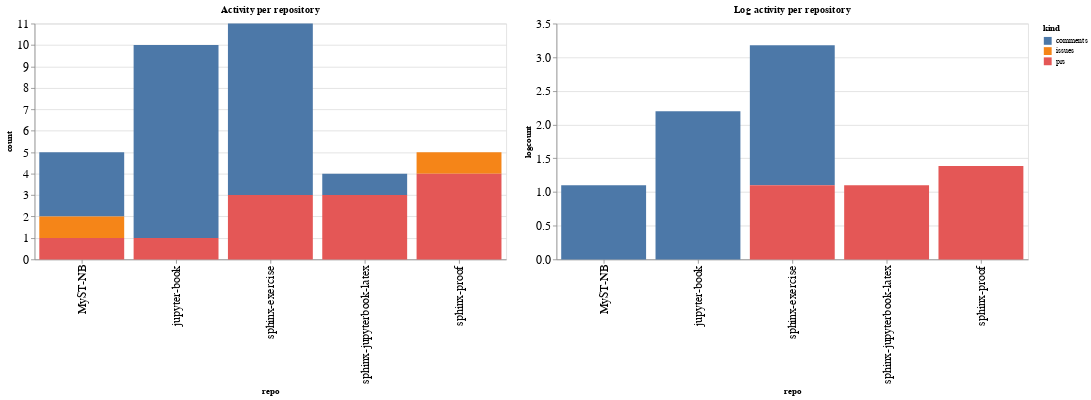

This figure's notebook cell:
### Code cell
ch1 = alt.Chart(repo_summaries, width=600, title="Activity per repository").mark_bar().encode(
    x='repo',
    y='count',
    color='kind',
    tooltip="kind"
)

ch2 = alt.Chart(repo_summaries, width=600, title="Log activity per repository").mark_bar().encode(
    x='repo',
    y='logcount',
    color='kind',
    tooltip="kind"
)

ch1 | ch2

### Figure 1 — Vega-Lite specification as saved in the notebook (floating-point values rounded to 4 significant figures)
{"config": {"axisLeft": {"labelFontSize": 15}, "axisBottom": {"labelFontSize": 15}}, "hconcat": [{"mark": "bar", "encoding": {"color": {"type": "nominal", "field": "kind"}, "tooltip": {"type": "nominal", "field": "kind"}, "x": {"type": "nominal", "field": "repo"}, "y": {"type": "quantitative", "field": "count"}}, "title": "Activity per repository", "width": 600}, {"mark": "bar", "encoding": {"color": {"type": "nominal", "field": "kind"}, "tooltip": {"type": "nominal", "field": "kind"}, "x": {"type": "nominal", "field": "repo"}, "y": {"type": "quantitative", "field": "logcount"}}, "title": "Log activity per repository", "width": 600}], "data": {"name": "data-5754af8bc399c73c27a34d79d152fd92"}, "$schema": "https://vega.github.io/schema/vega-lite/v4.8.1.json", "datasets": {"data-5754af8bc399c73c27a34d79d152fd92": [{"repo": "MyST-NB", "kind": "comments", "count": 3, "logcount": 1.099}, {"repo": "MyST-NB", "kind": "issues", "count": 1, "logcount": 0.0}, {"repo": "MyST-NB", "kind": "prs", "count": 1, "logcount": 0.0}, {"repo": "jupyter-book", "kind": "comments", "count": 9, "logcount": 2.197}, {"repo": "jupyter-book", "kind": "prs", "count": 1, "logcount": 0.0}, {"repo": "sphinx-exercise", "kind": "comments", "count": 8, "logcount": 2.079}, {"repo": "sphinx-exercise", "kind": "prs", "count": 3, "logcount": 1.099}, {"repo": "sphinx-jupyterbook-latex", "kind": "comments", "count": 1, "logcount": 0.0}, {"repo": "sphinx-jupyterbook-latex", "kind": "prs", "count": 3, "logcount": 1.099}, {"repo": "sphinx-proof", "kind": "issues", "count": 1, "logcount": 0.0}, {"repo": "sphinx-proof", "kind": "prs", "count": 4, "logcount": 1.386}]}}
